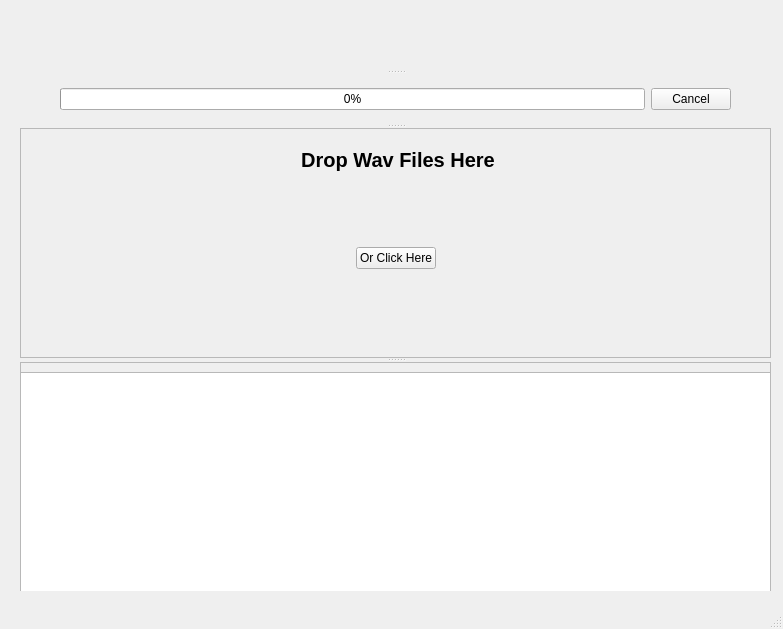
<?xml version="1.0" encoding="UTF-8"?>
<ui version="4.0">
 <class>MainWindow</class>
 <widget class="QMainWindow" name="MainWindow">
  <property name="geometry">
   <rect>
    <x>0</x>
    <y>0</y>
    <width>783</width>
    <height>629</height>
   </rect>
  </property>
  <property name="maximumSize">
   <size>
    <width>783</width>
    <height>629</height>
   </size>
  </property>
  <property name="windowTitle">
   <string>Media Finder</string>
  </property>
  <widget class="QWidget" name="centralwidget">
   <widget class="QWidget" name="horizontalLayoutWidget_8">
    <property name="geometry">
     <rect>
      <x>-10</x>
      <y>0</y>
      <width>811</width>
      <height>601</height>
     </rect>
    </property>
    <layout class="QHBoxLayout" name="horizontalLayout_13">
     <property name="leftMargin">
      <number>30</number>
     </property>
     <property name="topMargin">
      <number>20</number>
     </property>
     <property name="rightMargin">
      <number>30</number>
     </property>
     <property name="bottomMargin">
      <number>10</number>
     </property>
     <item>
      <widget class="QSplitter" name="splitter">
       <property name="orientation">
        <enum>Qt::Vertical</enum>
       </property>
       <widget class="QWidget" name="horizontalWidget_5" native="true">
        <property name="maximumSize">
         <size>
          <width>16777215</width>
          <height>50</height>
         </size>
        </property>
        <layout class="QHBoxLayout" name="horizontalLayout_7">
         <item>
          <spacer name="horizontalSpacer_11">
           <property name="orientation">
            <enum>Qt::Horizontal</enum>
           </property>
           <property name="sizeHint" stdset="0">
            <size>
             <width>40</width>
             <height>20</height>
            </size>
           </property>
          </spacer>
         </item>
         <item>
          <widget class="QLabel" name="filename_label">
           <property name="font">
            <font>
             <pointsize>15</pointsize>
             <weight>75</weight>
             <bold>true</bold>
            </font>
           </property>
           <property name="text">
            <string/>
           </property>
           <property name="alignment">
            <set>Qt::AlignCenter</set>
           </property>
           <property name="wordWrap">
            <bool>true</bool>
           </property>
          </widget>
         </item>
         <item>
          <spacer name="horizontalSpacer_12">
           <property name="orientation">
            <enum>Qt::Horizontal</enum>
           </property>
           <property name="sizeHint" stdset="0">
            <size>
             <width>40</width>
             <height>20</height>
            </size>
           </property>
          </spacer>
         </item>
        </layout>
       </widget>
       <widget class="QWidget" name="progressBarContainer" native="true">
        <property name="maximumSize">
         <size>
          <width>16777215</width>
          <height>50</height>
         </size>
        </property>
        <layout class="QHBoxLayout" name="horizontalLayout">
         <property name="leftMargin">
          <number>40</number>
         </property>
         <property name="topMargin">
          <number>1</number>
         </property>
         <property name="rightMargin">
          <number>40</number>
         </property>
         <item>
          <widget class="QProgressBar" name="progressBar">
           <property name="value">
            <number>0</number>
           </property>
          </widget>
         </item>
         <item>
          <widget class="QPushButton" name="cancel">
           <property name="text">
            <string>Cancel</string>
           </property>
          </widget>
         </item>
        </layout>
       </widget>
       <widget class="QFrame" name="frame">
        <property name="acceptDrops">
         <bool>true</bool>
        </property>
        <property name="frameShape">
         <enum>QFrame::StyledPanel</enum>
        </property>
        <property name="frameShadow">
         <enum>QFrame::Raised</enum>
        </property>
        <property name="lineWidth">
         <number>10</number>
        </property>
        <widget class="QWidget" name="horizontalLayoutWidget">
         <property name="geometry">
          <rect>
           <x>0</x>
           <y>90</y>
           <width>751</width>
           <height>80</height>
          </rect>
         </property>
         <layout class="QHBoxLayout" name="horizontalLayout_2">
          <item>
           <spacer name="horizontalSpacer">
            <property name="orientation">
             <enum>Qt::Horizontal</enum>
            </property>
            <property name="sizeHint" stdset="0">
             <size>
              <width>88</width>
              <height>20</height>
             </size>
            </property>
           </spacer>
          </item>
          <item>
           <widget class="QPushButton" name="submitbutton">
            <property name="text">
             <string>Or Click Here</string>
            </property>
           </widget>
          </item>
          <item>
           <spacer name="horizontalSpacer_2">
            <property name="orientation">
             <enum>Qt::Horizontal</enum>
            </property>
            <property name="sizeHint" stdset="0">
             <size>
              <width>88</width>
              <height>20</height>
             </size>
            </property>
           </spacer>
          </item>
         </layout>
        </widget>
        <widget class="QWidget" name="horizontalLayoutWidget_2">
         <property name="geometry">
          <rect>
           <x>2</x>
           <y>20</y>
           <width>751</width>
           <height>80</height>
          </rect>
         </property>
         <layout class="QHBoxLayout" name="horizontalLayout_3">
          <item>
           <spacer name="horizontalSpacer_3">
            <property name="orientation">
             <enum>Qt::Horizontal</enum>
            </property>
            <property name="sizeHint" stdset="0">
             <size>
              <width>40</width>
              <height>20</height>
             </size>
            </property>
           </spacer>
          </item>
          <item>
           <widget class="QLabel" name="label">
            <property name="font">
             <font>
              <pointsize>15</pointsize>
              <weight>75</weight>
              <bold>true</bold>
             </font>
            </property>
            <property name="text">
             <string>Drop Wav Files Here</string>
            </property>
            <property name="alignment">
             <set>Qt::AlignHCenter|Qt::AlignTop</set>
            </property>
           </widget>
          </item>
          <item>
           <spacer name="horizontalSpacer_4">
            <property name="orientation">
             <enum>Qt::Horizontal</enum>
            </property>
            <property name="sizeHint" stdset="0">
             <size>
              <width>40</width>
              <height>20</height>
             </size>
            </property>
           </spacer>
          </item>
         </layout>
        </widget>
       </widget>
       <widget class="QFrame" name="frame_2">
        <property name="frameShape">
         <enum>QFrame::StyledPanel</enum>
        </property>
        <property name="frameShadow">
         <enum>QFrame::Raised</enum>
        </property>
        <widget class="QTableWidget" name="tableWidget_2">
         <property name="geometry">
          <rect>
           <x>0</x>
           <y>10</y>
           <width>751</width>
           <height>221</height>
          </rect>
         </property>
         <property name="minimumSize">
          <size>
           <width>0</width>
           <height>200</height>
          </size>
         </property>
        </widget>
       </widget>
      </widget>
     </item>
    </layout>
   </widget>
  </widget>
  <widget class="QStatusBar" name="statusbar"/>
 </widget>
 <resources/>
 <connections/>
</ui>
